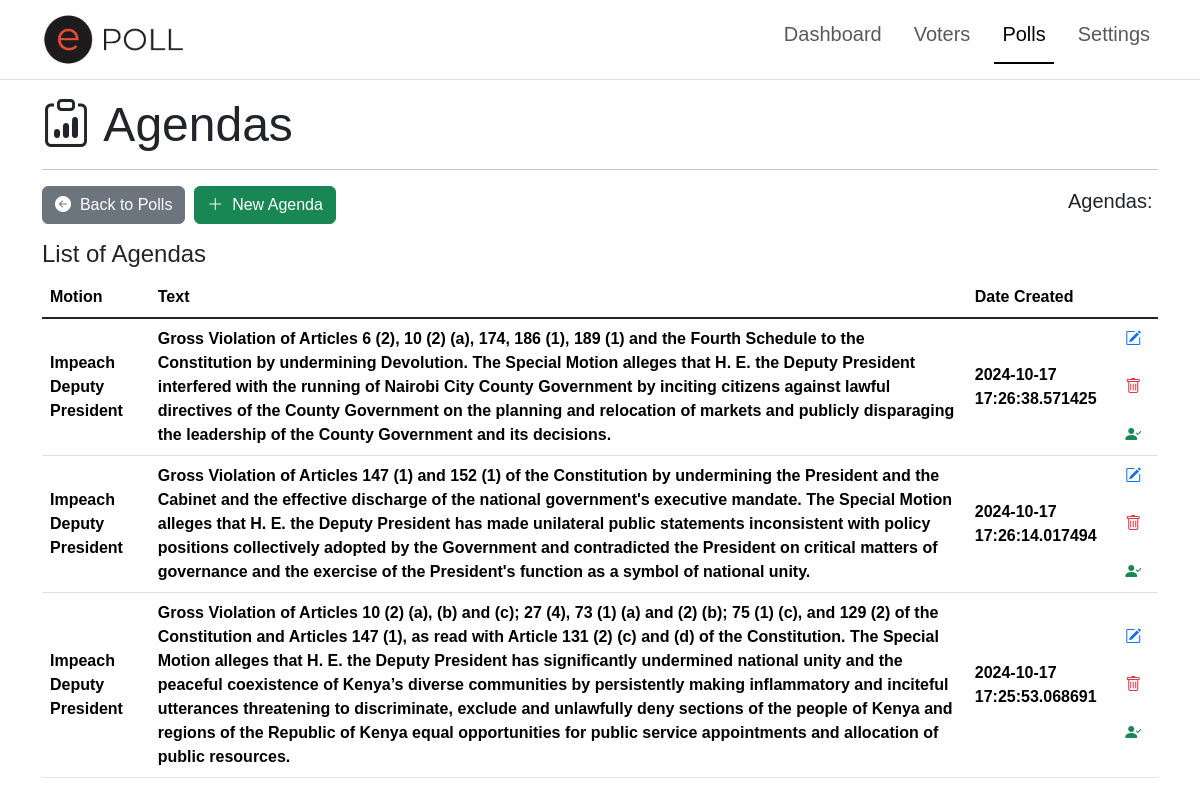
Before: /poll/agendas/ with the older database file.
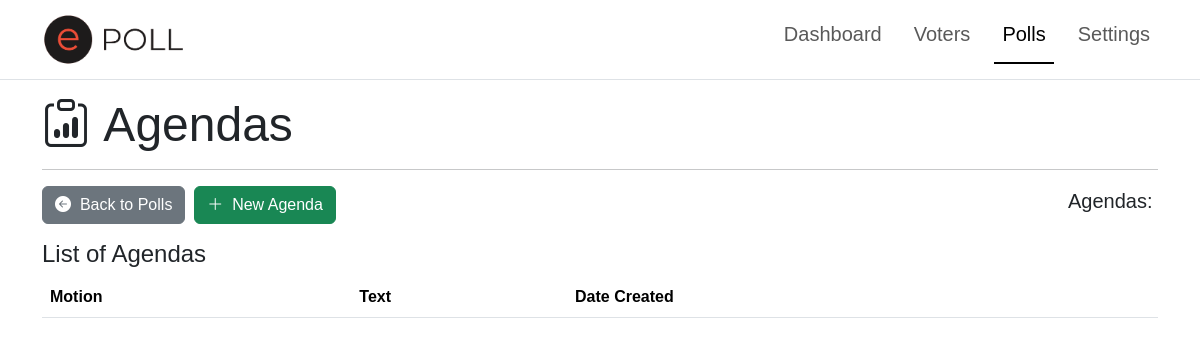
After: the same page with the newer database file.
### app/models.py (models this page shows)
class Agenda(db.Model):
    __tablename__ = "agenda"
    id = db.Column(db.Integer, primary_key=True, autoincrement=True)
    motion_id = db.Column(db.Integer, db.ForeignKey('motion.id', name='fk_motion_id'), nullable=False)
    text = db.Column(db.Text, nullable=False)
    created_at = db.Column(db.DateTime, nullable=False)
    updated_at = db.Column(db.DateTime(timezone=True), onupdate=db.func.now())
    agendavotes = db.relationship('AgendaVote', backref='agenda', lazy=True)

class Motion(db.Model):
    __tablename__ = "motion"
    id = db.Column(db.Integer, primary_key=True, autoincrement=True)
    category_id = db.Column(db.Integer, db.ForeignKey('categories.id', name='fk_category_id'), nullable=False)
    name = db.Column(db.String(100), nullable=False)
    text = db.Column(db.String(500), nullable=False)
    final_vote = db.Column(db.Enum(FinalVote), nullable=False, default=FinalVote.NO_VOTES)
    status = db.Column(db.Enum(MotionStatus), nullable=False, default=MotionStatus.DRAFT)
    created_at = db.Column(db.DateTime, nullable=False)
    updated_at = db.Column(db.DateTime(timezone=True), onupdate=db.func.now())
    motionvotes = db.relationship('MotionVote', backref='motion', lazy=True)
    agendas = db.relationship('Agenda', backref='motion', lazy=True)

### app/poll.py (the view)
@pbp.route('/agendas/')
def agendas():
    count_agenda = Agenda.query.count()
    page = request.args.get('page', 1, type=int)
    page_size = request.args.get('page_size', 20, type=int)  # Get page size from query params or default to 20
    agendalist = Agenda.query.order_by(Agenda.created_at.desc()).paginate(page=page, per_page=page_size)
    if not agendalist:
        flash('No Agenda records added Yet!', 'warning')
    return render_template('admin/poll/agenda/list.html', title='Agendas', count_agenda=count_agenda, agendalist=agendalist, POLLS=True)

### app/templates/admin/poll/agenda/list.html (shortened to what this page needs)
{% extends "shared/adminlayout.html" %}
{% block content %}
<div class="container">
    <h3 class="display-5"><i class="bi bi-clipboard-data"></i>&nbsp;{{title}}</h3>
    <hr>
    <div class="row align-content-center mb-3">
        <div class="col text-start">
            <a href="{{ url_for('poll.index') }}" class="btn btn-secondary"><i class="bi bi-arrow-left-circle-fill"></i>&nbsp; Back to Polls</a>&nbsp;
            <a href="{{ url_for('poll.new_agenda') }}" class="btn btn-success"><i class="bi bi-plus-lg"></i>&nbsp; New Agenda</a>
        </div>
        <div class="col text-end align-content-center">
            <h5>Agendas:&nbsp;<strong class="fst-italic">{{count_motion}}</strong></h4>
        </div>
    </div>
    <h4>List of {{title}}</h4>
    <div class="table-responsive">
        <table class="table table-hover align-content-center">
            <thead>
                <tr class="align-middle">
                    <th scope="col">Motion</th>
                    <th scope="col">Text</th>
                    <th scope="col">Date Created</th>
                    <th scope="col"></th>
                </tr>
            </thead>
            <tbody class="table-group-divider align-content-center">
                {% for agenda in agendalist %}
                    <tr class="clickable-row align-middle" data-href="#">
                        <th scope="row">{{agenda.motion.name}}</th>
                        <th scope="row">{{agenda.text}}</th>
                        <th scope="row">{{agenda.created_at}}</th>
                        <td scope="row">
                            <a href="{{ url_for('poll.edit_agenda', id=agenda.id) }}"><i class="bi bi-pencil-square text-primary"></i></a> &nbsp;
                            <a href="{{ url_for('poll.delete_agenda', id=agenda.id) }}"><i class="bi bi-trash text-danger"></i></a> &nbsp;
                            <a href="{{ url_for('poll.new_agendavote', id=agenda.id) }}"><i class="bi bi-person-check-fill text-success"></i></a>
                        </td>
                    </tr>
                {% endfor %}
            </tbody>
        </table>
    </div>
</div>
{% endblock %}

Changed rows visible on the page:
removed Agenda: motion.name "Impeach Deputy President", text "Gross Violation of Articles 6 (2), 10 (2) (a), 174, 186 (1), 189 (1) and the Fourth Schedule to the Constitution by undermining Devolution. The Special Motion alleges that H. E. the Deputy President interfered with the running of Nairobi City County Government by inciting citizens against lawful directives of the County Government on the planning and relocation of markets and publicly disparaging the leadership of the County Government and its decisions.", created_at "2024-10-17 17:26:38.571425"
removed Agenda: motion.name "Impeach Deputy President", text "Gross Violation of Articles 147 (1) and 152 (1) of the Constitution by undermining the President and the Cabinet and the effective discharge of the national government's executive mandate. The Special Motion alleges that H. E. the Deputy President has made unilateral public statements inconsistent with policy positions collectively adopted by the Government and contradicted the President on critical matters of governance and the exercise of the President's function as a symbol of national unity.", created_at "2024-10-17 17:26:14.017494"
removed Agenda: motion.name "Impeach Deputy President", text "Gross Violation of Articles 10 (2) (a), (b) and (c); 27 (4), 73 (1) (a) and (2) (b); 75 (1) (c), and 129 (2) of the Constitution and Articles 147 (1), as read with Article 131 (2) (c) and (d) of the Constitution. The Special Motion alleges that H. E. the Deputy President has significantly undermined national unity and the peaceful coexistence of Kenya’s diverse communities by persistently making inflammatory and inciteful utterances threatening to discriminate, exclude and unlawfully deny sections of the people of Kenya and regions of the Republic of Kenya equal opportunities for public service appointments and allocation of public resources.", created_at "2024-10-17 17:25:53.068691"
